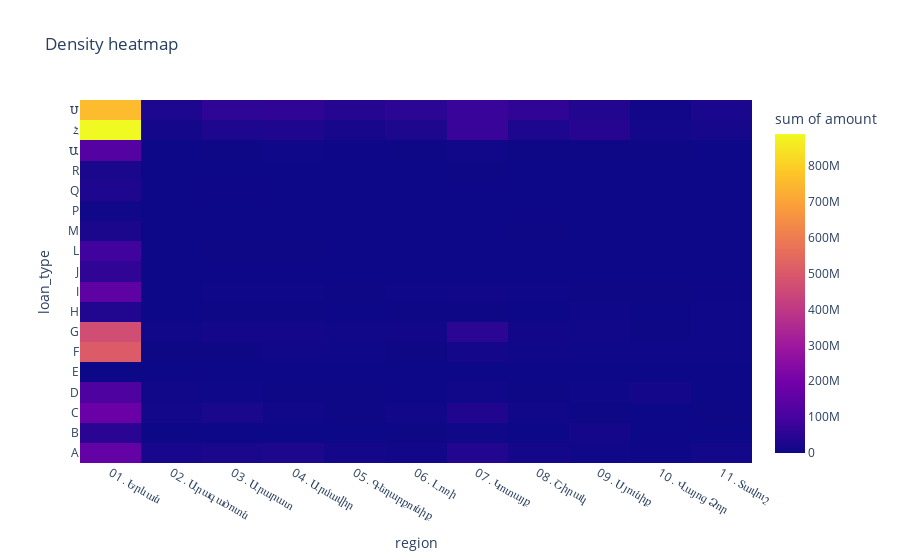

Notebook cell for this chart:
### Code cell
px.density_heatmap(df_long, x="region", y="loan_type", z="amount", title="Density heatmap")

### Figure 1 — Plotly figure (JSON) as saved in the notebook; plotly's stock layout.template omitted (floating-point values rounded to 4 significant figures; data arrays with more than 128 entries replaced by an {"elided": "..."} marker saying what was removed)
{"data": [{"coloraxis": "coloraxis", "histfunc": "sum", "hovertemplate": "region=%{x}<br>loan_type=%{y}<br>sum of amount=%{z}<extra></extra>", "name": "", "type": "histogram2d", "x": {"elided": "198 str values"}, "xaxis": "x", "xbingroup": "x", "y": {"elided": "198 str values"}, "yaxis": "y", "ybingroup": "y", "z": {"elided": "198 float values"}}], "layout": {"coloraxis": {"colorbar": {"title": {"text": "sum of amount"}}, "colorscale": [[0, "#0d0887"], [0.1111, "#46039f"], [0.2222, "#7201a8"], [0.3333, "#9c179e"], [0.4444, "#bd3786"], [0.5556, "#d8576b"], [0.6667, "#ed7953"], [0.7778, "#fb9f3a"], [0.8889, "#fdca26"], [1, "#f0f921"]]}, "legend": {"tracegroupgap": 0}, "title": {"text": "Density heatmap"}, "xaxis": {"anchor": "y", "domain": [0, 1], "title": {"text": "region"}}, "yaxis": {"anchor": "x", "domain": [0, 1], "title": {"text": "loan_type"}}}}
